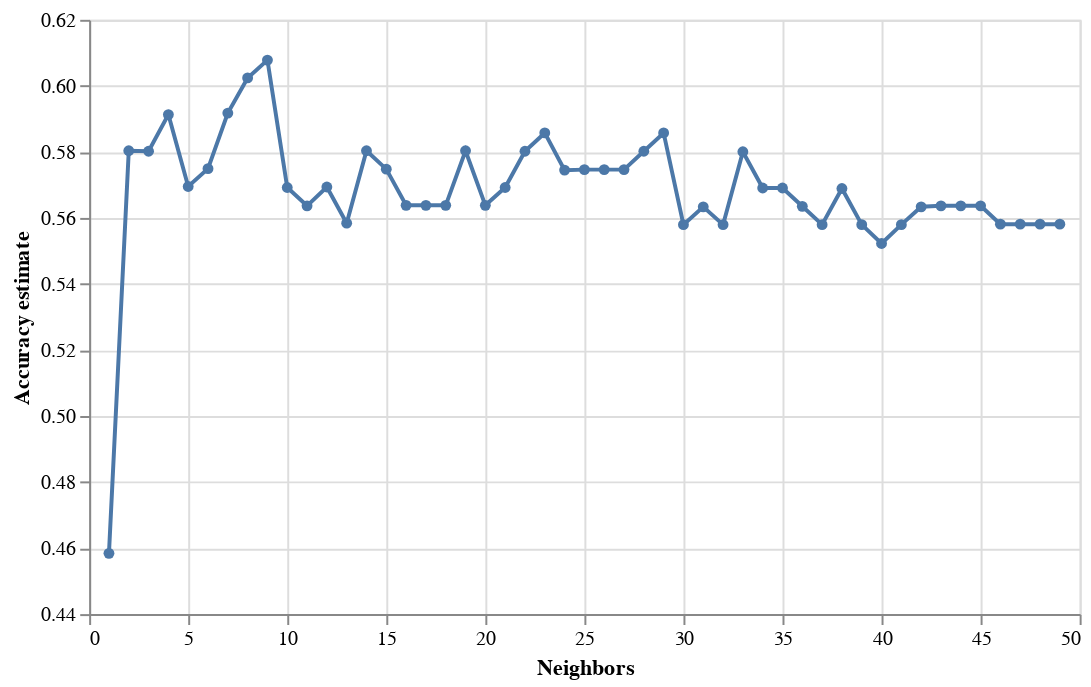

This figure's notebook cell:
### Code cell
accuracy_vs_k

### Figure 1 — Vega-Lite specification as saved in the notebook (floating-point values rounded to 4 significant figures)
{"config": {"view": {"continuousWidth": 300, "continuousHeight": 300}}, "data": {"name": "data-5b50eaaa39d5b87b43b17dd9a2a05cfb"}, "mark": {"type": "line", "point": true}, "encoding": {"x": {"field": "param_n_neighbors", "title": "Neighbors", "type": "quantitative"}, "y": {"field": "mean_test_score", "scale": {"zero": false}, "title": "Accuracy estimate", "type": "quantitative"}}, "width": 500, "$schema": "https://vega.github.io/schema/vega-lite/v5.8.0.json", "datasets": {"data-5b50eaaa39d5b87b43b17dd9a2a05cfb": [{"mean_fit_time": 0.00152, "std_fit_time": 7.635e-05, "mean_score_time": 0.003385, "std_score_time": 0.0001402, "param_n_neighbors": 1, "params": {"n_neighbors": 1}, "split0_test_score": 0.4865, "split1_test_score": 0.5833, "split2_test_score": 0.3333, "split3_test_score": 0.4167, "split4_test_score": 0.4722, "mean_test_score": 0.4584, "std_test_score": 0.08243, "rank_test_score": 49}, {"mean_fit_time": 0.001442, "std_fit_time": 1.685e-05, "mean_score_time": 0.003382, "std_score_time": 8.202e-05, "param_n_neighbors": 2, "params": {"n_neighbors": 2}, "split0_test_score": 0.5405, "split1_test_score": 0.6667, "split2_test_score": 0.5278, "split3_test_score": 0.5556, "split4_test_score": 0.6111, "mean_test_score": 0.5803, "std_test_score": 0.05169, "rank_test_score": 9}, {"mean_fit_time": 0.001438, "std_fit_time": 6.702e-06, "mean_score_time": 0.003317, "std_score_time": 3.161e-05, "param_n_neighbors": 3, "params": {"n_neighbors": 3}, "split0_test_score": 0.5676, "split1_test_score": 0.6389, "split2_test_score": 0.5278, "split3_test_score": 0.5833, "split4_test_score": 0.5833, "mean_test_score": 0.5802, "std_test_score": 0.0357, "rank_test_score": 10}, {"mean_fit_time": 0.002597, "std_fit_time": 0.002327, "mean_score_time": 0.003387, "std_score_time": 6.789e-05, "param_n_neighbors": 4, "params": {"n_neighbors": 4}, "split0_test_score": 0.5676, "split1_test_score": 0.6389, "split2_test_score": 0.5556, "split3_test_score": 0.5556, "split4_test_score": 0.6389, "mean_test_score": 0.5913, "std_test_score": 0.03911, "rank_test_score": 4}, {"mean_fit_time": 0.001439, "std_fit_time": 2.214e-05, "mean_score_time": 0.003376, "std_score_time": 4.505e-05, "param_n_neighbors": 5, "params": {"n_neighbors": 5}, "split0_test_score": 0.4865, "split1_test_score": 0.6111, "split2_test_score": 0.5556, "split3_test_score": 0.5833, "split4_test_score": 0.6111, "mean_test_score": 0.5695, "std_test_score": 0.04635, "rank_test_score": 20}, {"mean_fit_time": 0.00144, "std_fit_time": 2.99e-05, "mean_score_time": 0.003433, "std_score_time": 9.378e-05, "param_n_neighbors": 6, "params": {"n_neighbors": 6}, "split0_test_score": 0.5135, "split1_test_score": 0.5833, "split2_test_score": 0.6111, "split3_test_score": 0.6111, "split4_test_score": 0.5556, "mean_test_score": 0.5749, "std_test_score": 0.03698, "rank_test_score": 14}, {"mean_fit_time": 0.001401, "std_fit_time": 6.24e-06, "mean_score_time": 0.003404, "std_score_time": 5.21e-05, "param_n_neighbors": 7, "params": {"n_neighbors": 7}, "split0_test_score": 0.4865, "split1_test_score": 0.5556, "split2_test_score": 0.6111, "split3_test_score": 0.6389, "split4_test_score": 0.6667, "mean_test_score": 0.5917, "std_test_score": 0.06419, "rank_test_score": 3}, {"mean_fit_time": 0.001422, "std_fit_time": 2.328e-05, "mean_score_time": 0.003396, "std_score_time": 4.471e-05, "param_n_neighbors": 8, "params": {"n_neighbors": 8}, "split0_test_score": 0.5676, "split1_test_score": 0.5833, "split2_test_score": 0.6111, "split3_test_score": 0.6389, "split4_test_score": 0.6111, "mean_test_score": 0.6024, "std_test_score": 0.02474, "rank_test_score": 2}, {"mean_fit_time": 0.001443, "std_fit_time": 1.874e-05, "mean_score_time": 0.003365, "std_score_time": 4.171e-05, "param_n_neighbors": 9, "params": {"n_neighbors": 9}, "split0_test_score": 0.5946, "split1_test_score": 0.5556, "split2_test_score": 0.6389, "split3_test_score": 0.6111, "split4_test_score": 0.6389, "mean_test_score": 0.6078, "std_test_score": 0.03114, "rank_test_score": 1}, {"mean_fit_time": 0.001434, "std_fit_time": 1.37e-05, "mean_score_time": 0.003355, "std_score_time": 1.81e-05, "param_n_neighbors": 10, "params": {"n_neighbors": 10}, "split0_test_score": 0.5405, "split1_test_score": 0.5, "split2_test_score": 0.6111, "split3_test_score": 0.6111, "split4_test_score": 0.5833, "mean_test_score": 0.5692, "std_test_score": 0.04318, "rank_test_score": 22}, {"mean_fit_time": 0.001432, "std_fit_time": 8.411e-06, "mean_score_time": 0.003399, "std_score_time": 7.869e-05, "param_n_neighbors": 11, "params": {"n_neighbors": 11}, "split0_test_score": 0.5405, "split1_test_score": 0.5, "split2_test_score": 0.5833, "split3_test_score": 0.6111, "split4_test_score": 0.5833, "mean_test_score": 0.5637, "std_test_score": 0.03902, "rank_test_score": 31}, {"mean_fit_time": 0.001426, "std_fit_time": 2.217e-05, "mean_score_time": 0.003446, "std_score_time": 4.129e-05, "param_n_neighbors": 12, "params": {"n_neighbors": 12}, "split0_test_score": 0.5135, "split1_test_score": 0.5, "split2_test_score": 0.5833, "split3_test_score": 0.6667, "split4_test_score": 0.5833, "mean_test_score": 0.5694, "std_test_score": 0.05965, "rank_test_score": 21}, {"mean_fit_time": 0.001418, "std_fit_time": 1.761e-05, "mean_score_time": 0.003416, "std_score_time": 3.578e-05, "param_n_neighbors": 13, "params": {"n_neighbors": 13}, "split0_test_score": 0.4865, "split1_test_score": 0.5, "split2_test_score": 0.5833, "split3_test_score": 0.6667, "split4_test_score": 0.5556, "mean_test_score": 0.5584, "std_test_score": 0.0647, "rank_test_score": 38}, {"mean_fit_time": 0.001425, "std_fit_time": 5.016e-06, "mean_score_time": 0.003386, "std_score_time": 7.424e-06, "param_n_neighbors": 14, "params": {"n_neighbors": 14}, "split0_test_score": 0.5405, "split1_test_score": 0.5278, "split2_test_score": 0.5833, "split3_test_score": 0.6667, "split4_test_score": 0.5833, "mean_test_score": 0.5803, "std_test_score": 0.04861, "rank_test_score": 7}, {"mean_fit_time": 0.001422, "std_fit_time": 1.967e-05, "mean_score_time": 0.003403, "std_score_time": 8.488e-05, "param_n_neighbors": 15, "params": {"n_neighbors": 15}, "split0_test_score": 0.5405, "split1_test_score": 0.5556, "split2_test_score": 0.5556, "split3_test_score": 0.6667, "split4_test_score": 0.5556, "mean_test_score": 0.5748, "std_test_score": 0.04631, "rank_test_score": 15}, {"mean_fit_time": 0.001421, "std_fit_time": 2.622e-05, "mean_score_time": 0.003398, "std_score_time": 4.366e-05, "param_n_neighbors": 16, "params": {"n_neighbors": 16}, "split0_test_score": 0.5135, "split1_test_score": 0.5278, "split2_test_score": 0.5556, "split3_test_score": 0.6667, "split4_test_score": 0.5556, "mean_test_score": 0.5638, "std_test_score": 0.05393, "rank_test_score": 27}, {"mean_fit_time": 0.001441, "std_fit_time": 3.272e-05, "mean_score_time": 0.00344, "std_score_time": 4.516e-05, "param_n_neighbors": 17, "params": {"n_neighbors": 17}, "split0_test_score": 0.5135, "split1_test_score": 0.5278, "split2_test_score": 0.5556, "split3_test_score": 0.6389, "split4_test_score": 0.5833, "mean_test_score": 0.5638, "std_test_score": 0.04453, "rank_test_score": 29}, {"mean_fit_time": 0.001421, "std_fit_time": 4.497e-06, "mean_score_time": 0.00337, "std_score_time": 1.18e-05, "param_n_neighbors": 18, "params": {"n_neighbors": 18}, "split0_test_score": 0.5135, "split1_test_score": 0.5278, "split2_test_score": 0.5556, "split3_test_score": 0.6389, "split4_test_score": 0.5833, "mean_test_score": 0.5638, "std_test_score": 0.04453, "rank_test_score": 29}, {"mean_fit_time": 0.001433, "std_fit_time": 1.336e-05, "mean_score_time": 0.003385, "std_score_time": 5.166e-05, "param_n_neighbors": 19, "params": {"n_neighbors": 19}, "split0_test_score": 0.5405, "split1_test_score": 0.5278, "split2_test_score": 0.5833, "split3_test_score": 0.6389, "split4_test_score": 0.6111, "mean_test_score": 0.5803, "std_test_score": 0.04179, "rank_test_score": 7}, {"mean_fit_time": 0.001414, "std_fit_time": 2.23e-05, "mean_score_time": 0.003382, "std_score_time": 2.399e-05, "param_n_neighbors": 20, "params": {"n_neighbors": 20}, "split0_test_score": 0.5135, "split1_test_score": 0.5, "split2_test_score": 0.5833, "split3_test_score": 0.6111, "split4_test_score": 0.6111, "mean_test_score": 0.5638, "std_test_score": 0.04787, "rank_test_score": 27}, {"mean_fit_time": 0.0014, "std_fit_time": 7.972e-06, "mean_score_time": 0.003448, "std_score_time": 2.157e-05, "param_n_neighbors": 21, "params": {"n_neighbors": 21}, "split0_test_score": 0.5405, "split1_test_score": 0.5, "split2_test_score": 0.5833, "split3_test_score": 0.6389, "split4_test_score": 0.5833, "mean_test_score": 0.5692, "std_test_score": 0.04662, "rank_test_score": 22}, {"mean_fit_time": 0.001406, "std_fit_time": 9.376e-06, "mean_score_time": 0.003416, "std_score_time": 2.832e-05, "param_n_neighbors": 22, "params": {"n_neighbors": 22}, "split0_test_score": 0.5676, "split1_test_score": 0.5, "split2_test_score": 0.5833, "split3_test_score": 0.6389, "split4_test_score": 0.6111, "mean_test_score": 0.5802, "std_test_score": 0.04691, "rank_test_score": 10}, {"mean_fit_time": 0.001423, "std_fit_time": 5.643e-06, "mean_score_time": 0.00341, "std_score_time": 5.565e-05, "param_n_neighbors": 23, "params": {"n_neighbors": 23}, "split0_test_score": 0.5676, "split1_test_score": 0.5278, "split2_test_score": 0.5833, "split3_test_score": 0.6667, "split4_test_score": 0.5833, "mean_test_score": 0.5857, "std_test_score": 0.04528, "rank_test_score": 5}, {"mean_fit_time": 0.001424, "std_fit_time": 8.803e-06, "mean_score_time": 0.003469, "std_score_time": 5.658e-05, "param_n_neighbors": 24, "params": {"n_neighbors": 24}, "split0_test_score": 0.5946, "split1_test_score": 0.5278, "split2_test_score": 0.5556, "split3_test_score": 0.6389, "split4_test_score": 0.5556, "mean_test_score": 0.5745, "std_test_score": 0.0386, "rank_test_score": 19}, {"mean_fit_time": 0.001419, "std_fit_time": 1.059e-05, "mean_score_time": 0.003401, "std_score_time": 3.914e-05, "param_n_neighbors": 25, "params": {"n_neighbors": 25}, "split0_test_score": 0.5676, "split1_test_score": 0.5556, "split2_test_score": 0.5556, "split3_test_score": 0.6389, "split4_test_score": 0.5556, "mean_test_score": 0.5746, "std_test_score": 0.03247, "rank_test_score": 16}, {"mean_fit_time": 0.001424, "std_fit_time": 1.709e-05, "mean_score_time": 0.003428, "std_score_time": 3.92e-05, "param_n_neighbors": 26, "params": {"n_neighbors": 26}, "split0_test_score": 0.5676, "split1_test_score": 0.5278, "split2_test_score": 0.6111, "split3_test_score": 0.6389, "split4_test_score": 0.5278, "mean_test_score": 0.5746, "std_test_score": 0.0445, "rank_test_score": 16}, {"mean_fit_time": 0.001397, "std_fit_time": 9.781e-06, "mean_score_time": 0.003398, "std_score_time": 1.834e-05, "param_n_neighbors": 27, "params": {"n_neighbors": 27}, "split0_test_score": 0.5676, "split1_test_score": 0.5278, "split2_test_score": 0.6111, "split3_test_score": 0.6389, "split4_test_score": 0.5278, "mean_test_score": 0.5746, "std_test_score": 0.0445, "rank_test_score": 16}, {"mean_fit_time": 0.001434, "std_fit_time": 4.322e-05, "mean_score_time": 0.003569, "std_score_time": 0.0001717, "param_n_neighbors": 28, "params": {"n_neighbors": 28}, "split0_test_score": 0.5676, "split1_test_score": 0.5278, "split2_test_score": 0.5833, "split3_test_score": 0.6667, "split4_test_score": 0.5556, "mean_test_score": 0.5802, "std_test_score": 0.04691, "rank_test_score": 12}, {"mean_fit_time": 0.00139, "std_fit_time": 3.41e-06, "mean_score_time": 0.003423, "std_score_time": 1.724e-05, "param_n_neighbors": 29, "params": {"n_neighbors": 29}, "split0_test_score": 0.5676, "split1_test_score": 0.5278, "split2_test_score": 0.5556, "split3_test_score": 0.6667, "split4_test_score": 0.6111, "mean_test_score": 0.5857, "std_test_score": 0.04857, "rank_test_score": 5}, {"mean_fit_time": 0.001416, "std_fit_time": 2.249e-05, "mean_score_time": 0.003456, "std_score_time": 4.804e-05, "param_n_neighbors": 30, "params": {"n_neighbors": 30}, "split0_test_score": 0.5676, "split1_test_score": 0.5278, "split2_test_score": 0.5556, "split3_test_score": 0.5833, "split4_test_score": 0.5556, "mean_test_score": 0.558, "std_test_score": 0.01821, "rank_test_score": 45}, {"mean_fit_time": 0.001411, "std_fit_time": 1.541e-05, "mean_score_time": 0.003428, "std_score_time": 1.715e-05, "param_n_neighbors": 31, "params": {"n_neighbors": 31}, "split0_test_score": 0.5946, "split1_test_score": 0.5278, "split2_test_score": 0.5556, "split3_test_score": 0.5833, "split4_test_score": 0.5556, "mean_test_score": 0.5634, "std_test_score": 0.02351, "rank_test_score": 36}, {"mean_fit_time": 0.001442, "std_fit_time": 2.25e-05, "mean_score_time": 0.003486, "std_score_time": 2.636e-05, "param_n_neighbors": 32, "params": {"n_neighbors": 32}, "split0_test_score": 0.5676, "split1_test_score": 0.5278, "split2_test_score": 0.5556, "split3_test_score": 0.5556, "split4_test_score": 0.5833, "mean_test_score": 0.558, "std_test_score": 0.01821, "rank_test_score": 45}, {"mean_fit_time": 0.001435, "std_fit_time": 3.058e-05, "mean_score_time": 0.003522, "std_score_time": 0.0001037, "param_n_neighbors": 33, "params": {"n_neighbors": 33}, "split0_test_score": 0.5946, "split1_test_score": 0.5278, "split2_test_score": 0.5556, "split3_test_score": 0.5833, "split4_test_score": 0.6389, "mean_test_score": 0.58, "std_test_score": 0.03746, "rank_test_score": 13}, {"mean_fit_time": 0.001425, "std_fit_time": 2.328e-05, "mean_score_time": 0.003482, "std_score_time": 4.217e-05, "param_n_neighbors": 34, "params": {"n_neighbors": 34}, "split0_test_score": 0.5676, "split1_test_score": 0.5278, "split2_test_score": 0.5556, "split3_test_score": 0.5833, "split4_test_score": 0.6111, "mean_test_score": 0.5691, "std_test_score": 0.02779, "rank_test_score": 25}, {"mean_fit_time": 0.001458, "std_fit_time": 3.939e-05, "mean_score_time": 0.003534, "std_score_time": 0.0001067, "param_n_neighbors": 35, "params": {"n_neighbors": 35}, "split0_test_score": 0.5676, "split1_test_score": 0.5556, "split2_test_score": 0.5556, "split3_test_score": 0.5833, "split4_test_score": 0.5833, "mean_test_score": 0.5691, "std_test_score": 0.01245, "rank_test_score": 24}, {"mean_fit_time": 0.001459, "std_fit_time": 1.54e-05, "mean_score_time": 0.003585, "std_score_time": 2.756e-05, "param_n_neighbors": 36, "params": {"n_neighbors": 36}, "split0_test_score": 0.5676, "split1_test_score": 0.5556, "split2_test_score": 0.5278, "split3_test_score": 0.5833, "split4_test_score": 0.5833, "mean_test_score": 0.5635, "std_test_score": 0.0207, "rank_test_score": 35}, {"mean_fit_time": 0.001445, "std_fit_time": 1.293e-05, "mean_score_time": 0.003601, "std_score_time": 4.892e-05, "param_n_neighbors": 37, "params": {"n_neighbors": 37}, "split0_test_score": 0.5676, "split1_test_score": 0.5556, "split2_test_score": 0.5278, "split3_test_score": 0.5556, "split4_test_score": 0.5833, "mean_test_score": 0.558, "std_test_score": 0.01821, "rank_test_score": 43}, {"mean_fit_time": 0.001445, "std_fit_time": 1.643e-05, "mean_score_time": 0.003594, "std_score_time": 4.568e-05, "param_n_neighbors": 38, "params": {"n_neighbors": 38}, "split0_test_score": 0.5946, "split1_test_score": 0.5556, "split2_test_score": 0.5278, "split3_test_score": 0.5833, "split4_test_score": 0.5833, "mean_test_score": 0.5689, "std_test_score": 0.02427, "rank_test_score": 26}, {"mean_fit_time": 0.001438, "std_fit_time": 1.238e-05, "mean_score_time": 0.003583, "std_score_time": 2.699e-05, "param_n_neighbors": 39, "params": {"n_neighbors": 39}, "split0_test_score": 0.5676, "split1_test_score": 0.5556, "split2_test_score": 0.5278, "split3_test_score": 0.5556, "split4_test_score": 0.5833, "mean_test_score": 0.558, "std_test_score": 0.01821, "rank_test_score": 43}, {"mean_fit_time": 0.001439, "std_fit_time": 1.459e-05, "mean_score_time": 0.00357, "std_score_time": 2.797e-05, "param_n_neighbors": 40, "params": {"n_neighbors": 40}, "split0_test_score": 0.5946, "split1_test_score": 0.5556, "split2_test_score": 0.5278, "split3_test_score": 0.5556, "split4_test_score": 0.5278, "mean_test_score": 0.5523, "std_test_score": 0.02455, "rank_test_score": 48}, {"mean_fit_time": 0.001429, "std_fit_time": 9.348e-06, "mean_score_time": 0.003589, "std_score_time": 6.222e-05, "param_n_neighbors": 41, "params": {"n_neighbors": 41}, "split0_test_score": 0.5676, "split1_test_score": 0.5556, "split2_test_score": 0.5556, "split3_test_score": 0.5833, "split4_test_score": 0.5278, "mean_test_score": 0.558, "std_test_score": 0.01821, "rank_test_score": 45}, {"mean_fit_time": 0.00142, "std_fit_time": 1.123e-05, "mean_score_time": 0.003586, "std_score_time": 4.713e-05, "param_n_neighbors": 42, "params": {"n_neighbors": 42}, "split0_test_score": 0.5946, "split1_test_score": 0.5556, "split2_test_score": 0.5278, "split3_test_score": 0.5833, "split4_test_score": 0.5556, "mean_test_score": 0.5634, "std_test_score": 0.02351, "rank_test_score": 36}, {"mean_fit_time": 0.001425, "std_fit_time": 1.259e-05, "mean_score_time": 0.003581, "std_score_time": 2.465e-05, "param_n_neighbors": 43, "params": {"n_neighbors": 43}, "split0_test_score": 0.5405, "split1_test_score": 0.5833, "split2_test_score": 0.5833, "split3_test_score": 0.5556, "split4_test_score": 0.5556, "mean_test_score": 0.5637, "std_test_score": 0.01697, "rank_test_score": 33}, {"mean_fit_time": 0.001425, "std_fit_time": 9.126e-06, "mean_score_time": 0.003581, "std_score_time": 4.616e-05, "param_n_neighbors": 44, "params": {"n_neighbors": 44}, "split0_test_score": 0.5405, "split1_test_score": 0.5833, "split2_test_score": 0.5556, "split3_test_score": 0.5556, "split4_test_score": 0.5833, "mean_test_score": 0.5637, "std_test_score": 0.01697, "rank_test_score": 31}, {"mean_fit_time": 0.001429, "std_fit_time": 1.08e-05, "mean_score_time": 0.003593, "std_score_time": 1.949e-05, "param_n_neighbors": 45, "params": {"n_neighbors": 45}, "split0_test_score": 0.5405, "split1_test_score": 0.6111, "split2_test_score": 0.5556, "split3_test_score": 0.5556, "split4_test_score": 0.5556, "mean_test_score": 0.5637, "std_test_score": 0.02443, "rank_test_score": 33}, {"mean_fit_time": 0.001438, "std_fit_time": 1.614e-05, "mean_score_time": 0.003621, "std_score_time": 4.682e-05, "param_n_neighbors": 46, "params": {"n_neighbors": 46}, "split0_test_score": 0.5405, "split1_test_score": 0.5833, "split2_test_score": 0.5556, "split3_test_score": 0.5278, "split4_test_score": 0.5833, "mean_test_score": 0.5581, "std_test_score": 0.0224, "rank_test_score": 39}, {"mean_fit_time": 0.001421, "std_fit_time": 1.048e-05, "mean_score_time": 0.003577, "std_score_time": 2.798e-05, "param_n_neighbors": 47, "params": {"n_neighbors": 47}, "split0_test_score": 0.5405, "split1_test_score": 0.6111, "split2_test_score": 0.5278, "split3_test_score": 0.5278, "split4_test_score": 0.5833, "mean_test_score": 0.5581, "std_test_score": 0.03345, "rank_test_score": 39}, {"mean_fit_time": 0.00142, "std_fit_time": 9.798e-06, "mean_score_time": 0.003586, "std_score_time": 2.97e-05, "param_n_neighbors": 48, "params": {"n_neighbors": 48}, "split0_test_score": 0.5405, "split1_test_score": 0.6111, "split2_test_score": 0.5278, "split3_test_score": 0.5278, "split4_test_score": 0.5833, "mean_test_score": 0.5581, "std_test_score": 0.03345, "rank_test_score": 39}, {"mean_fit_time": 0.001427, "std_fit_time": 8.104e-06, "mean_score_time": 0.003578, "std_score_time": 3.912e-05, "param_n_neighbors": 49, "params": {"n_neighbors": 49}, "split0_test_score": 0.5405, "split1_test_score": 0.6111, "split2_test_score": 0.5278, "split3_test_score": 0.5278, "split4_test_score": 0.5833, "mean_test_score": 0.5581, "std_test_score": 0.03345, "rank_test_score": 39}]}}
